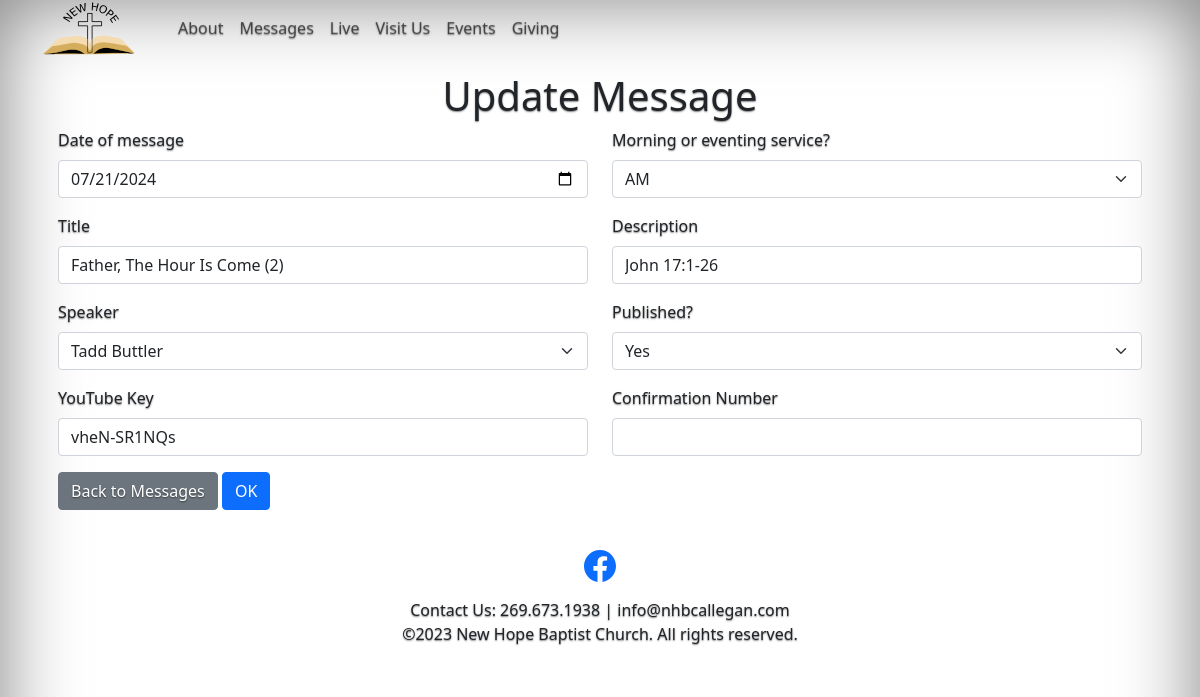
The page /update-message?id=151 on the database its author committed.
### app/models.py (models this page shows)
class VideoMessage(db.Model):
    id = db.Column(db.Integer, primary_key=True)
    title = db.Column(db.String(128))
    description = db.Column(db.String(256))
    timestamp = db.Column(db.DateTime, index=True, default=datetime.utcnow)
    youtube_id = db.Column(db.String(256), unique=True)
    speaker_id = db.Column(db.Integer, db.ForeignKey('speaker.id'))
    is_published = db.Column(db.Boolean)
    def __repr__(self) -> str:
        return f'VideoMessage:"{self.title} - {self.description}" Id:{self.id}, Timestamp:{self.timestamp}, YouTubeId:{self.youtube_id} IsPublished:{self.is_published} SpeakerId:{self.speaker_id}'

### app/routes.py (the view)
@app.route('/update-message', methods=['GET','POST'])
def update_message():
    baseMessage = 'update-message:'
    form = AddMessageForm(request.form)
    form.speaker.choices = GetSpeakerList()
    if form.validate_on_submit() and AuthorizedToUpdate(form.password.data):
        messageId = int(form.id.data)
        app.logger.info(f'{baseMessage} Form validated. Message ID: {messageId}')
        message = VideoMessage.query.filter_by(id = messageId).first()
        if bool(message):
            app.logger.info(f'{baseMessage} Update message: {message}')
            dateToStore = GetDateToStore(form.date.data, form.is_am_service.data == 'am')
            app.logger.info(f'{baseMessage} Message date: {dateToStore}')
            message.title = form.title.data
            message.description = form.description.data
            message.timestamp = dateToStore
            message.youtube_id = form.youtube_id.data
            message.is_published = True if form.is_published.data == '1' else False
            message.speaker_id = int(form.speaker.data)
            db.session.commit()
        else:
            app.logger.info(f'{baseMessage} Could not find the message to update.')
        return redirect(url_for('list_messages'))
    else:
        app.logger.info(f'{baseMessage} The form did not validate. FormMethod:{request.method}')
    if request.method == 'GET':
        messageId = int(request.args['id'])
        app.logger.info(f'{baseMessage} Message ID: {messageId}')
        message = VideoMessage.query.filter_by(id = messageId).first()
        app.logger.info(f'{baseMessage} Display message: {message}')
        if bool(message):
            form.id.data = messageId
            form.is_am_service.data = 'am' if message.timestamp.hour == 14 or message.timestamp.hour == 15 else 'pm'
            form.title.data = message.title
            form.description.data = message.description
            form.date.data = message.timestamp
            form.youtube_id.data = message.youtube_id
            form.is_published.data = '1' if message.is_published else '0'
            form.speaker.data = str(message.speaker_id)
    return render_template(
        'update_message.html',
        model = pageModel,
        form = form
    )

### app/routes.py (called while the page is built)
def GetSpeakerList():
    speakers = Speaker.query.order_by(Speaker.last_name.asc()).all()
    speakerList = [(s.id, f'{s.first_name} {s.last_name}') for s in speakers]
    return speakerList

### app/templates/update_message.html (shortened to what this page needs)
{% extends "base.html" %}
{% block content %}
    <div class="row p-3 rounded">
        <div class="col-12">
            <h1 style="text-align: center;">Update Message</h1>
        </div>
        <form  method="POST" action="{{ url_for('update_message') }}">
            <div class="row">
                <div class="col-md-6 mb-3">
                    {{ form.date.label(class_='form-label') }}
                    {{ form.date }}
                </div>
                <div class="col-md-6 mb-3">
                    {{ form.is_am_service.label(class_='form-label') }}
                    {{ form.is_am_service }}
                </div>
            </div>
            <div class="row">
                <div class="col-md-6 mb-3">
                    {{ form.title.label(class_='form-label') }}
                    {{ form.title }}
                </div>
                <div class="col-md-6 mb-3">
                    {{ form.description.label(class_='form-label') }}
                    {{ form.description }}
                </div>
            </div>
            <div class="row">
                <div class="col-md-6 mb-3">
                    {{ form.speaker.label(class_='form-label') }}
                    {{ form.speaker }}
                </div>
                <div class="col-md-6 mb-3 form-group">
                    {{ form.is_published.label(class_='form-label') }}
                    {{ form.is_published }}
                </div>
            </div>
            <div class="row">
                <div class="col-md-6 mb-3">
                    {{ form.youtube_id.label(class_='form-label') }}
                    {{ form.youtube_id }}
                </div>
                <div class="col-md-6 mb-3">
                    {{ form.password.label(class_='form-label') }}
                    {{ form.password }}
                </div>
            </div>
            <div class="row">
                <div class="col-md-12">
                    <a href="{{ url_for('list_messages')}}" class="btn btn-secondary">Back to Messages</a> {{ form.submit }}
                </div>
            </div>
    </form>
    </div>
{% endblock %}

### rows shown on the page
VideoMessage: title "Father, The Hour Is Come (2)", description "John 17:1-26", speaker "Tadd Buttler", is_published "Yes", youtube_id "vheN-SR1NQs"
